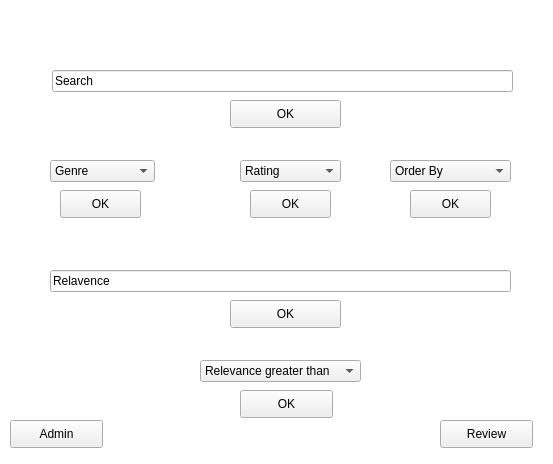
<?xml version="1.0" encoding="UTF-8"?>
<ui version="4.0">
 <class>Form</class>
 <widget class="QWidget" name="Form">
  <property name="geometry">
   <rect>
    <x>0</x>
    <y>0</y>
    <width>553</width>
    <height>464</height>
   </rect>
  </property>
  <property name="windowTitle">
   <string>Form</string>
  </property>
  <widget class="QComboBox" name="Genre">
   <property name="geometry">
    <rect>
     <x>50</x>
     <y>160</y>
     <width>105</width>
     <height>22</height>
    </rect>
   </property>
   <property name="whatsThis">
    <string>&lt;html&gt;&lt;head/&gt;&lt;body&gt;&lt;p&gt;Genre&lt;/p&gt;&lt;/body&gt;&lt;/html&gt;</string>
   </property>
   <item>
    <property name="text">
     <string>Genre</string>
    </property>
   </item>
   <item>
    <property name="text">
     <string>NULL</string>
    </property>
   </item>
   <item>
    <property name="text">
     <string>Comedy</string>
    </property>
   </item>
   <item>
    <property name="text">
     <string>Horror</string>
    </property>
   </item>
   <item>
    <property name="text">
     <string>Romance</string>
    </property>
   </item>
   <item>
    <property name="text">
     <string>Drama</string>
    </property>
   </item>
   <item>
    <property name="text">
     <string>Action</string>
    </property>
   </item>
   <item>
    <property name="text">
     <string>Thriller</string>
    </property>
   </item>
   <item>
    <property name="text">
     <string>Adventure</string>
    </property>
   </item>
   <item>
    <property name="text">
     <string>Documentary</string>
    </property>
   </item>
   <item>
    <property name="text">
     <string>Crime</string>
    </property>
   </item>
   <item>
    <property name="text">
     <string>Children</string>
    </property>
   </item>
   <item>
    <property name="text">
     <string>Animation</string>
    </property>
   </item>
   <item>
    <property name="text">
     <string>Sci-Fi</string>
    </property>
   </item>
   <item>
    <property name="text">
     <string>Mystery</string>
    </property>
   </item>
   <item>
    <property name="text">
     <string>Musical</string>
    </property>
   </item>
  </widget>
  <widget class="QPushButton" name="OK_Genre">
   <property name="geometry">
    <rect>
     <x>60</x>
     <y>190</y>
     <width>81</width>
     <height>28</height>
    </rect>
   </property>
   <property name="text">
    <string>OK</string>
   </property>
  </widget>
  <widget class="QPushButton" name="OK_IMDB">
   <property name="geometry">
    <rect>
     <x>250</x>
     <y>190</y>
     <width>81</width>
     <height>28</height>
    </rect>
   </property>
   <property name="text">
    <string>OK</string>
   </property>
  </widget>
  <widget class="QPushButton" name="OK_Relevance">
   <property name="geometry">
    <rect>
     <x>240</x>
     <y>390</y>
     <width>93</width>
     <height>28</height>
    </rect>
   </property>
   <property name="text">
    <string>OK</string>
   </property>
  </widget>
  <widget class="QComboBox" name="IMDB_Rating">
   <property name="geometry">
    <rect>
     <x>240</x>
     <y>160</y>
     <width>101</width>
     <height>22</height>
    </rect>
   </property>
   <property name="whatsThis">
    <string>&lt;html&gt;&lt;head/&gt;&lt;body&gt;&lt;p&gt;IMDB Rating&lt;/p&gt;&lt;/body&gt;&lt;/html&gt;</string>
   </property>
   <item>
    <property name="text">
     <string>Rating</string>
    </property>
   </item>
   <item>
    <property name="text">
     <string>NULL</string>
    </property>
   </item>
   <item>
    <property name="text">
     <string>&gt;0</string>
    </property>
   </item>
   <item>
    <property name="text">
     <string>&gt;1</string>
    </property>
   </item>
   <item>
    <property name="text">
     <string>&gt;2</string>
    </property>
   </item>
   <item>
    <property name="text">
     <string>&gt;3</string>
    </property>
   </item>
   <item>
    <property name="text">
     <string>&gt;4</string>
    </property>
   </item>
  </widget>
  <widget class="QComboBox" name="Relevance">
   <property name="geometry">
    <rect>
     <x>200</x>
     <y>360</y>
     <width>161</width>
     <height>22</height>
    </rect>
   </property>
   <property name="whatsThis">
    <string>&lt;html&gt;&lt;head/&gt;&lt;body&gt;&lt;p&gt;Relevance&lt;/p&gt;&lt;/body&gt;&lt;/html&gt;</string>
   </property>
   <item>
    <property name="text">
     <string>Relevance greater than</string>
    </property>
   </item>
   <item>
    <property name="text">
     <string>0</string>
    </property>
   </item>
   <item>
    <property name="text">
     <string>0.25</string>
    </property>
   </item>
   <item>
    <property name="text">
     <string>0.5</string>
    </property>
   </item>
   <item>
    <property name="text">
     <string>0.75</string>
    </property>
   </item>
  </widget>
  <widget class="QLineEdit" name="Keyword">
   <property name="geometry">
    <rect>
     <x>50</x>
     <y>270</y>
     <width>461</width>
     <height>22</height>
    </rect>
   </property>
   <property name="whatsThis">
    <string>&lt;html&gt;&lt;head/&gt;&lt;body&gt;&lt;p&gt;Relevant Keyword&lt;/p&gt;&lt;p&gt;&lt;br/&gt;&lt;/p&gt;&lt;/body&gt;&lt;/html&gt;</string>
   </property>
   <property name="text">
    <string>Relavence</string>
   </property>
  </widget>
  <widget class="QPushButton" name="OK_Text">
   <property name="geometry">
    <rect>
     <x>230</x>
     <y>300</y>
     <width>111</width>
     <height>28</height>
    </rect>
   </property>
   <property name="text">
    <string>OK</string>
   </property>
  </widget>
  <widget class="QPushButton" name="OK_Movie">
   <property name="geometry">
    <rect>
     <x>230</x>
     <y>100</y>
     <width>111</width>
     <height>28</height>
    </rect>
   </property>
   <property name="text">
    <string>OK</string>
   </property>
  </widget>
  <widget class="QLineEdit" name="Movie_Name">
   <property name="geometry">
    <rect>
     <x>52</x>
     <y>70</y>
     <width>461</width>
     <height>22</height>
    </rect>
   </property>
   <property name="whatsThis">
    <string>&lt;html&gt;&lt;head/&gt;&lt;body&gt;&lt;p&gt;Relevant Keyword&lt;/p&gt;&lt;p&gt;&lt;br/&gt;&lt;/p&gt;&lt;/body&gt;&lt;/html&gt;</string>
   </property>
   <property name="text">
    <string>Search</string>
   </property>
  </widget>
  <widget class="QComboBox" name="Order_By">
   <property name="geometry">
    <rect>
     <x>390</x>
     <y>160</y>
     <width>121</width>
     <height>22</height>
    </rect>
   </property>
   <property name="whatsThis">
    <string>&lt;html&gt;&lt;head/&gt;&lt;body&gt;&lt;p&gt;Genre&lt;/p&gt;&lt;/body&gt;&lt;/html&gt;</string>
   </property>
   <item>
    <property name="text">
     <string>Order By</string>
    </property>
   </item>
   <item>
    <property name="text">
     <string>NULL</string>
    </property>
   </item>
   <item>
    <property name="text">
     <string>Name (asc)</string>
    </property>
   </item>
   <item>
    <property name="text">
     <string>Name (dsc)</string>
    </property>
   </item>
   <item>
    <property name="text">
     <string>Rating (asc)</string>
    </property>
   </item>
   <item>
    <property name="text">
     <string>Rating (dsc)</string>
    </property>
   </item>
  </widget>
  <widget class="QPushButton" name="OK_Order">
   <property name="geometry">
    <rect>
     <x>410</x>
     <y>190</y>
     <width>81</width>
     <height>28</height>
    </rect>
   </property>
   <property name="text">
    <string>OK</string>
   </property>
  </widget>
  <widget class="QGraphicsView" name="graphicsView">
   <property name="geometry">
    <rect>
     <x>-10</x>
     <y>-10</y>
     <width>571</width>
     <height>481</height>
    </rect>
   </property>
   <property name="autoFillBackground">
    <bool>true</bool>
   </property>
  </widget>
  <widget class="QPushButton" name="To_review">
   <property name="geometry">
    <rect>
     <x>440</x>
     <y>420</y>
     <width>93</width>
     <height>28</height>
    </rect>
   </property>
   <property name="text">
    <string>Review</string>
   </property>
  </widget>
  <widget class="QPushButton" name="To_admin">
   <property name="geometry">
    <rect>
     <x>10</x>
     <y>420</y>
     <width>93</width>
     <height>28</height>
    </rect>
   </property>
   <property name="text">
    <string>Admin</string>
   </property>
  </widget>
  <zorder>graphicsView</zorder>
  <zorder>Genre</zorder>
  <zorder>OK_Genre</zorder>
  <zorder>OK_IMDB</zorder>
  <zorder>OK_Relevance</zorder>
  <zorder>IMDB_Rating</zorder>
  <zorder>Relevance</zorder>
  <zorder>Keyword</zorder>
  <zorder>OK_Text</zorder>
  <zorder>OK_Movie</zorder>
  <zorder>Movie_Name</zorder>
  <zorder>Order_By</zorder>
  <zorder>OK_Order</zorder>
  <zorder>To_review</zorder>
  <zorder>To_admin</zorder>
 </widget>
 <resources/>
 <connections/>
</ui>
